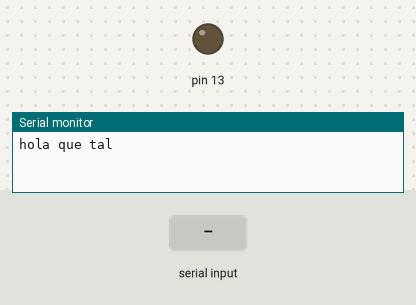
This sketch was run on a simulated Arduino Uno, built with avr-gcc and run on an emulated ATmega328P. On the bench: output pins drawn as LEDs (lit = HIGH), the last lines printed to the serial monitor. The inputs (shaded band) are chosen by the test bench.

Above: at 1.2 s.
1.3 s: "e" received over Serial
At 2.5 s:
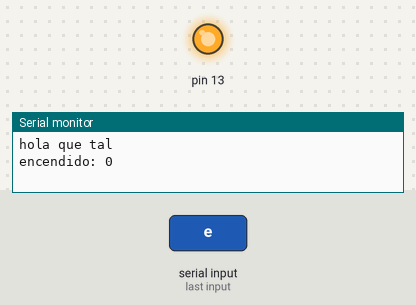
2.8 s: "a" received over Serial
At 3.9 s:
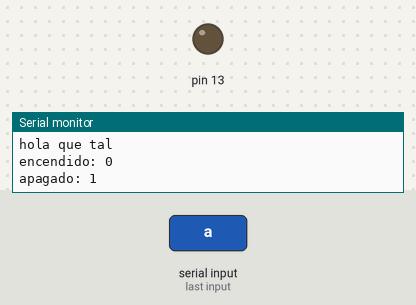
Timing chart, 0 to 5.8 s (numbered marks = the images above; inputs shaded):
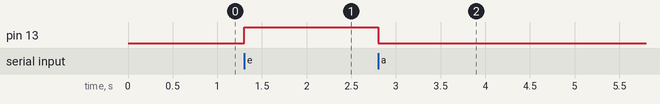

Measured:
- after the input at 1.3 s, pin 13: LOW → HIGH at once
- after the input at 2.8 s, pin 13: HIGH → LOW at once

The sketch:

arduinopruebaserial.ino
```cpp
int contador= 0;
void setup() {
  // put your setup code here, to run once:
Serial.begin(9600);
Serial.println("hola que tal");
pinMode(13,OUTPUT);
}

void loop() {
  // put your main code here, to run repeatedly:
if( Serial.available() > 0 )
   {
    int dato= Serial.read();
    if (dato=='e')
      {
        digitalWrite(13,HIGH);
        Serial.print("encendido: ");
        Serial.println(contador);
      }
     if (dato=='a')
      {
        digitalWrite(13,LOW);
        Serial.print("apagado: ");
        Serial.println(contador);
      }
    contador++;
    }

}
```
